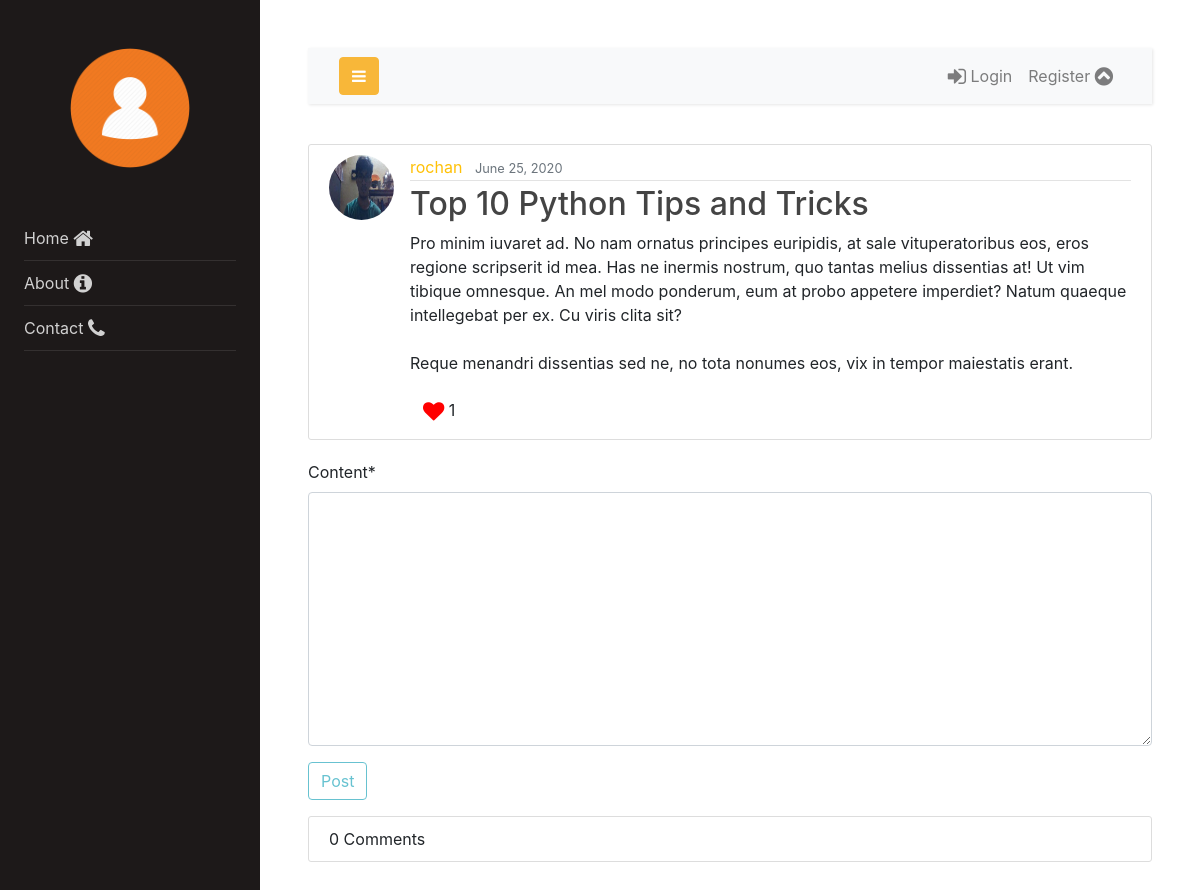
The app's page /post/27/, older data.
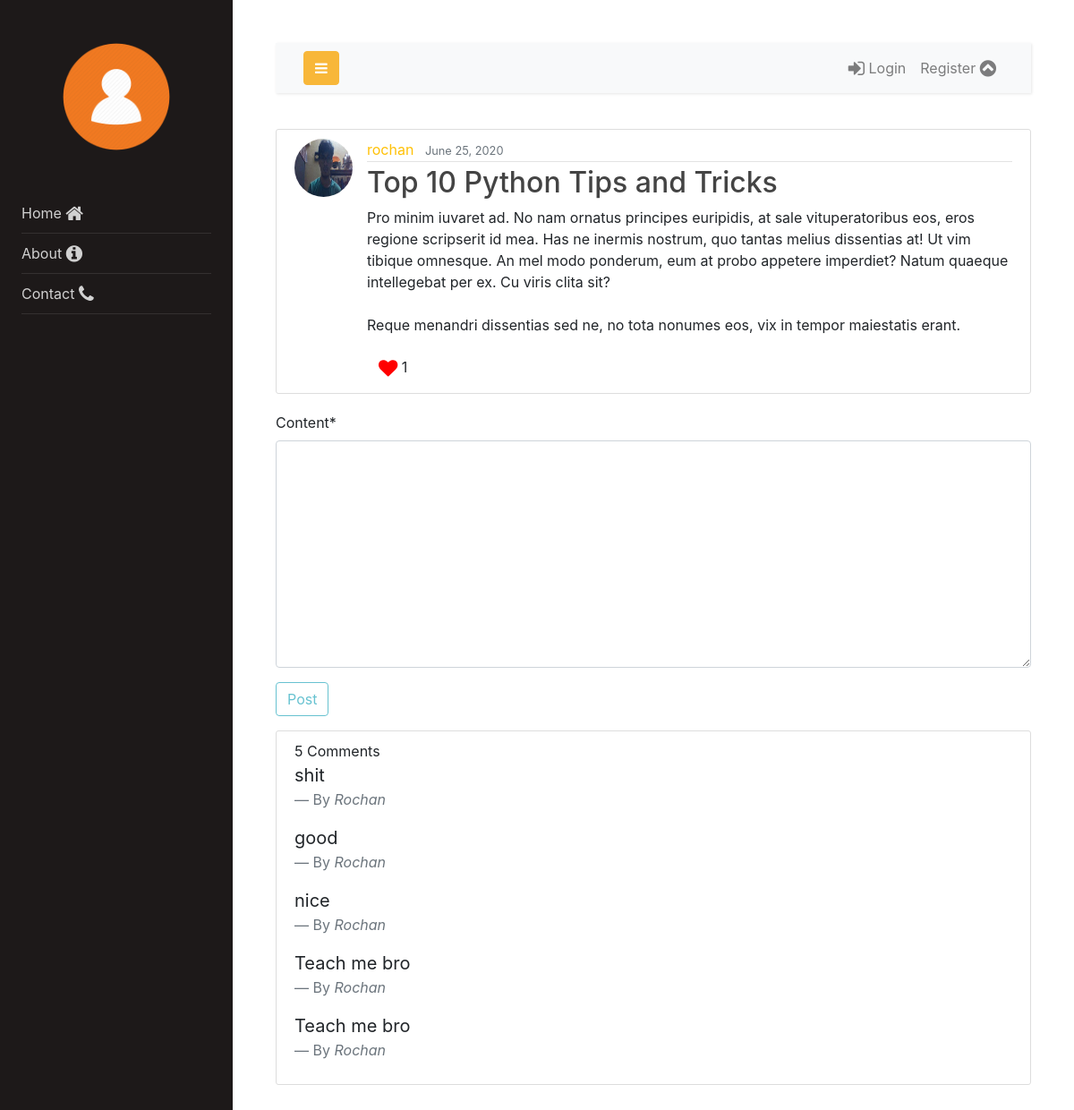
The same page, newer data.
### tweet/models.py (models this page shows, shortened)
class Post(models.Model):
    title = models.CharField(max_length=100)
    content = models.TextField()
    date_posted = models.DateTimeField(default=timezone.now)
    author = models.ForeignKey(User, on_delete=models.CASCADE)
    likes = models.ManyToManyField(User, related_name='likes')
    def total_likes(self):
        return self.likes.count()

class Comment(models.Model):
    post = models.ForeignKey(Post, on_delete=models.CASCADE)
    user = models.ForeignKey(User, on_delete=models.CASCADE)
    content = models.TextField(max_length=160)
    timestamp = models.DateTimeField(auto_now_add=True)

### users/models.py (models this page shows, shortened)
class Profile(models.Model):
    user = models.OneToOneField(User, on_delete=models.CASCADE)
    image = models.ImageField(default='default.jpg', upload_to='profile_pics')

### tweet/views.py (the view, shortened to what this page needs)
# urls.py: path('post/<int:pk>/', PostDetailView, name='tweet-detail'),
def PostDetailView(request, pk):
    post = get_object_or_404(Post, id=pk)
    comments = Comment.objects.filter(post=post).order_by('-id')
    context = {
        'post': post,
        'total_likes': post.total_likes(),
        'comments': comments,
        'comment_form': CommentForm,
    }
    return render(request, 'tweet/post_detail.html', context)

### tweet/templates/tweet/post_detail.html (shortened to what this page needs)
{% extends "tweet/base.html" %}
{% load crispy_forms_tags %}
{% block content %}
    <article class="media content-section">
        <img class="rounded-circle article-img" src="{{ post.author.profile.image.url }}"></img>
      <div class="media-body">
        <div class="article-metadata">
          <a  class="mr-2 link-color" href="{% url 'user-tweets' post.author.username %}">{{ post.author }}</a>
          <small class="text-muted">{{ post.date_posted |date:"F d, Y" }}</small>
        </div>
        <h2 class="article-title">{{ post.title }}</h2>
        <p class="article-content">{{ post.content }}</p>
        {% if user.is_authenticated %}
            <form action="{% url 'like_post' %}" method="POST">
                {% csrf_token %}
                <button id="like" name="post_id" type="submit" value="{{post.id}}" class=" btn bg-transparent"><i style="color:red" class="fa fa-heart fa-lg" aria-hidden="true"></i> {{total_likes}}</button>
            </form>
        {% else %}
        <button class=" btn bg-transparent"><i style="color: red" class="fa fa-heart fa-lg" aria-hidden="true"></i> {{total_likes}}</button>
        {% endif %}
    </div>
    </article>
    <div class="media-body">
            <form method="POST">
                {{  comment_form |crispy  }}
                {% if user.is_authenticated %}
                    <div class="form-group">
                        <button class="btn btn-outline-info" type="submit">Post</button>
                    </div>
                {% else %}
                    <div class="form-group">
                        <button class="btn btn-outline-info" type="submit" disabled>Post</button>
                    </div>
            </form>
                {% endif %}
    </div>
    <div class="media content-section">
              {% include 'tweet/post_comments.html' %}
    </div>
{% endblock content %}

### tweet/templates/tweet/base.html (shortened to what this page needs)
{% load static %}
<!doctype html>
<html lang="en">
  <head>
    <link rel="stylesheet" type="text/css" href="{% static 'tweet/style.css' %}">
    <link rel="stylesheet" type="text/css" href="{% static 'tweet/main.css' %}">
	<link rel="stylesheet" href="https://stackpath.bootstrapcdn.com/font-awesome/4.7.0/css/font-awesome.min.css">
	<link rel="stylesheet" href="css/style.css">
    <link rel="stylesheet" href="https://maxcdn.bootstrapcdn.com/bootstrap/4.0.0/css/bootstrap.min.css">
  </head>
  <body>
      		<div class="wrapper d-flex align-items-stretch">
      			<nav id="sidebar">
      				<div class="p-4 pt-5">
                    {% if user.is_authenticated %}
                        <img src="{{ user.profile.image.url }}" class="img logo rounded-circle mb-5"></img>
                    {% else %}
                        <img src=".././media/upload.png" class="img logo rounded-circle mb-5"></img>
                    {% endif %}
      	        <ul class="list-unstyled components mb-5">
      	          <li class="{{ home_page }}">
      	            <a href="{% url 'tweet-home' %}" aria-expanded="false">Home
                        <i class="fa fa-home fa-lg" aria-hidden="true"></i>
                    </a>
      	          </li>
      	          <li class="{{ about_page }}">
                    <a href="{% url 'tweet-about' %}" aria-expanded="false">About
                        <i class="fa fa-info-circle fa-lg" aria-hidden="true"></i>
                    </a>
      	          </li>
      	          <li>
                    <a href="#">Contact
                        <i class="fa fa-phone fa-lg" aria-hidden="true"></i>
                    </a>
      	          </li>
      	        </ul>
      	      </div>
          	</nav>
            <div id="content" class="p-4 p-md-5">
              <nav class="navbar navbar-expand-lg navbar-light bg-light">
                <div class="container-fluid">
                  <button type="button" id="sidebarCollapse" class="btn btn-primary">
                    <i class="fa fa-bars"></i>
                  </button>
                  <div class="collapse navbar-collapse" id="navbarSupportedContent">
                    <ul class="nav navbar-nav ml-auto">
                        {% if user.is_authenticated %}
                            <li class="nav-item">
                                <a class="nav-link" href="{% url 'tweet-create' %}">
                                    <i class="fa fa-plus-circle" aria-hidden="true"></i> New Tweet
                                </a>
                            </li>
                            <li class="nav-item">
                                <a class="nav-link" href="{% url 'logout' %}">Logout
                                    <i class="fa fa-sign-out" aria-hidden="true"></i>
                                </a>
                            </li>
                        {% else %}
                        <li class="nav-item">
                            <a class="nav-link" href="{% url 'login' %}"><i class="fa fa-sign-in fa-lg" aria-hidden="true"></i>
Login</a>
                        </li>
                        <li class="nav-item">
                            <a class="nav-link" href="{% url 'register' %}">Register <i class="fa fa-lg fa-chevron-circle-up" aria-hidden="true"></i>
</a>
                        </li>
                        {% endif %}
                    </ul>
                  </div>
                </div>
              </nav>
             {% block content %}
             {% endblock content %}
            </div>
      		</div>
  </body>
</html>

### tweet/templates/tweet/post_comments.html (shortened to what this page needs)
<div >
    {{ comments.count }} Comment{{comments|pluralize}}
    {% for comment in comments %}
      <blockquote class="blockquote">
        <p class="mb-0">{{comment.content}}</p>
        <footer class="blockquote-footer">By <cite title="Source Title">{{comment.user|capfirst}}</cite></footer>
      </blockquote>
    {% endfor %}
</div>

### tweet/static/tweet/main.css (style rules this page uses)
body { background: #fafafa; color: #333333; margin-top: 5rem; }
h1, h2, h3, h4, h5, h6 { color: #444444; }
ul { margin: 0; }
.content-section { background: #ffffff; padding: 10px 20px; border: 1px solid #dddddd; border-radius: 3px; margin-bottom: 20px; }
.article-title { color: #444444; }
.link-color { color: #ffc107; }
.article-content { white-space: pre-line; }
.article-img { height: 65px; width: 65px; margin-right: 16px; }
.article-metadata { padding-bottom: 1px; margin-bottom: 4px; border-bottom: 1px solid #e3e3e3 }

Row changes from the older to the newer data that the page shows:
added Comment: content "shit", user "Rochan"
added Comment: content "good", user "Rochan"
added Comment: content "nice", user "Rochan"
added Comment: content "Teach me bro", user "Rochan"
added Comment: content "Teach me bro", user "Rochan"
Text that changed along with them:
{{ comments.count }}: "0" → "5"
